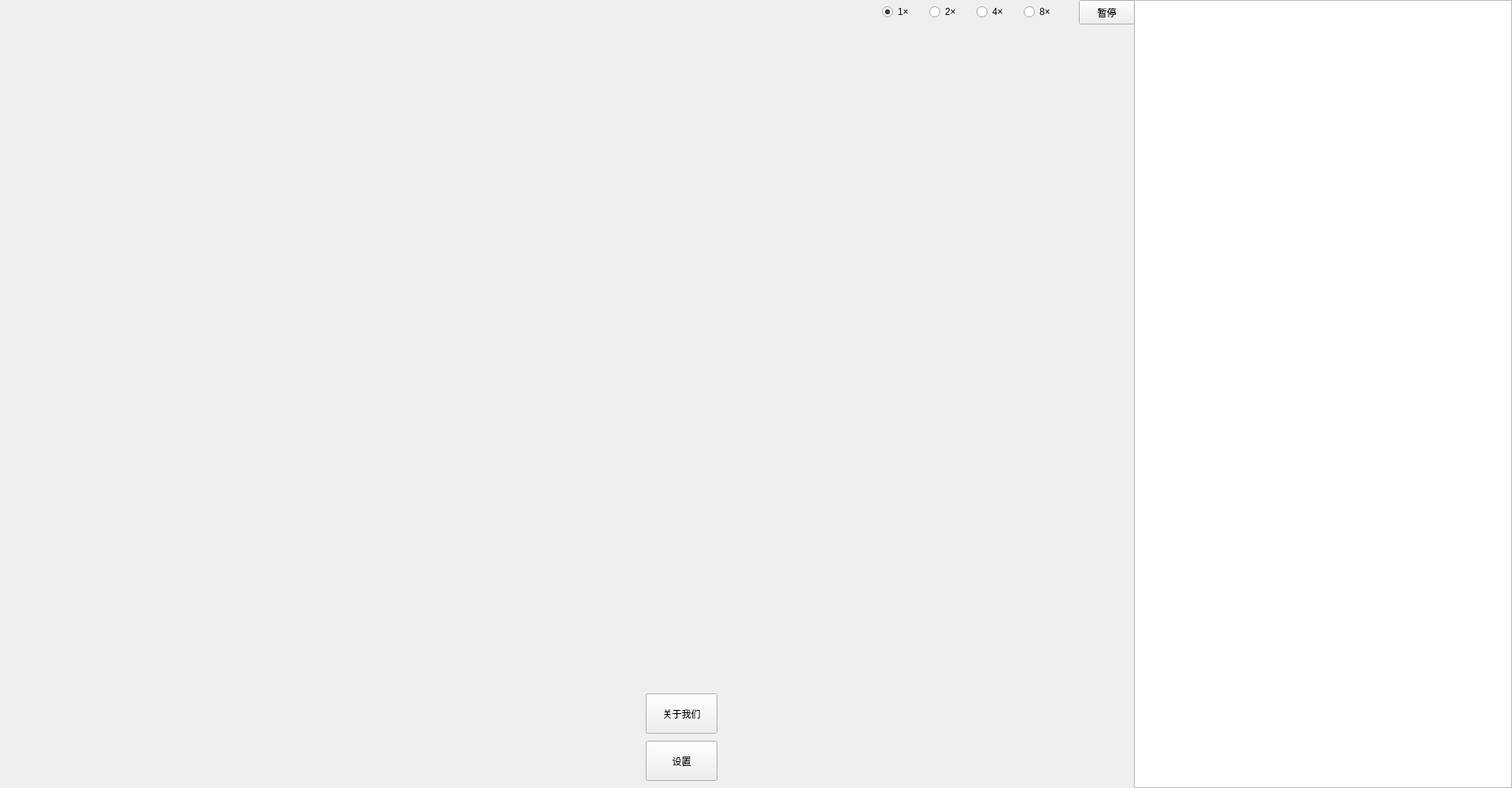
<?xml version="1.0" encoding="UTF-8"?>
<ui version="4.0">
 <class>MainWidget</class>
 <widget class="QWidget" name="MainWidget">
  <property name="geometry">
   <rect>
    <x>0</x>
    <y>0</y>
    <width>1920</width>
    <height>1000</height>
   </rect>
  </property>
  <property name="windowTitle">
   <string>MainWidget</string>
  </property>
  <widget class="QTextBrowser" name="DebugTextBrowser">
   <property name="geometry">
    <rect>
     <x>1440</x>
     <y>0</y>
     <width>480</width>
     <height>1000</height>
    </rect>
   </property>
  </widget>
  <widget class="GameWidget" name="Game" native="true">
   <property name="geometry">
    <rect>
     <x>0</x>
     <y>45</y>
     <width>1440</width>
     <height>751</height>
    </rect>
   </property>
   <widget class="QLabel" name="tipLbl">
    <property name="geometry">
     <rect>
      <x>10</x>
      <y>690</y>
      <width>1401</width>
      <height>41</height>
     </rect>
    </property>
    <property name="font">
     <font>
      <pointsize>12</pointsize>
      <weight>75</weight>
      <bold>true</bold>
     </font>
    </property>
    <property name="text">
     <string/>
    </property>
   </widget>
   <widget class="QLabel" name="statusLbl">
    <property name="enabled">
     <bool>true</bool>
    </property>
    <property name="geometry">
     <rect>
      <x>1160</x>
      <y>660</y>
      <width>281</width>
      <height>101</height>
     </rect>
    </property>
    <property name="maximumSize">
     <size>
      <width>16777213</width>
      <height>16777215</height>
     </size>
    </property>
    <property name="palette">
     <palette>
      <active>
       <colorrole role="WindowText">
        <brush brushstyle="SolidPattern">
         <color alpha="255">
          <red>0</red>
          <green>85</green>
          <blue>255</blue>
         </color>
        </brush>
       </colorrole>
      </active>
      <inactive>
       <colorrole role="WindowText">
        <brush brushstyle="SolidPattern">
         <color alpha="255">
          <red>0</red>
          <green>85</green>
          <blue>255</blue>
         </color>
        </brush>
       </colorrole>
      </inactive>
      <disabled>
       <colorrole role="WindowText">
        <brush brushstyle="SolidPattern">
         <color alpha="255">
          <red>120</red>
          <green>120</green>
          <blue>120</blue>
         </color>
        </brush>
       </colorrole>
      </disabled>
     </palette>
    </property>
    <property name="font">
     <font>
      <family>微软雅黑</family>
      <pointsize>14</pointsize>
     </font>
    </property>
    <property name="text">
     <string/>
    </property>
    <property name="textFormat">
     <enum>Qt::AutoText</enum>
    </property>
    <property name="scaledContents">
     <bool>false</bool>
    </property>
    <property name="alignment">
     <set>Qt::AlignCenter</set>
    </property>
    <property name="margin">
     <number>0</number>
    </property>
   </widget>
  </widget>
  <widget class="SelectWidget" name="selectwidget" native="true">
   <property name="geometry">
    <rect>
     <x>10</x>
     <y>810</y>
     <width>281</width>
     <height>170</height>
    </rect>
   </property>
   <widget class="QLabel" name="objName">
    <property name="geometry">
     <rect>
      <x>10</x>
      <y>10</y>
      <width>191</width>
      <height>31</height>
     </rect>
    </property>
    <property name="font">
     <font>
      <pointsize>12</pointsize>
      <weight>75</weight>
      <bold>true</bold>
     </font>
    </property>
    <property name="text">
     <string/>
    </property>
   </widget>
   <widget class="QLabel" name="objHp">
    <property name="geometry">
     <rect>
      <x>130</x>
      <y>130</y>
      <width>121</width>
      <height>31</height>
     </rect>
    </property>
    <property name="font">
     <font>
      <pointsize>13</pointsize>
      <weight>75</weight>
      <bold>true</bold>
     </font>
    </property>
    <property name="text">
     <string/>
    </property>
   </widget>
   <widget class="QLabel" name="objIcon">
    <property name="geometry">
     <rect>
      <x>10</x>
      <y>50</y>
      <width>111</width>
      <height>111</height>
     </rect>
    </property>
    <property name="text">
     <string/>
    </property>
   </widget>
   <widget class="QLabel" name="objText">
    <property name="geometry">
     <rect>
      <x>170</x>
      <y>60</y>
      <width>101</width>
      <height>31</height>
     </rect>
    </property>
    <property name="font">
     <font>
      <pointsize>13</pointsize>
      <weight>75</weight>
      <bold>true</bold>
     </font>
    </property>
    <property name="text">
     <string/>
    </property>
   </widget>
   <widget class="QLabel" name="objIconSmall">
    <property name="geometry">
     <rect>
      <x>130</x>
      <y>60</y>
      <width>31</width>
      <height>31</height>
     </rect>
    </property>
    <property name="text">
     <string/>
    </property>
   </widget>
  </widget>
  <widget class="ActWidget" name="interact3" native="true">
   <property name="geometry">
    <rect>
     <x>480</x>
     <y>810</y>
     <width>81</width>
     <height>81</height>
    </rect>
   </property>
  </widget>
  <widget class="ActWidget" name="interact2" native="true">
   <property name="geometry">
    <rect>
     <x>390</x>
     <y>810</y>
     <width>81</width>
     <height>81</height>
    </rect>
   </property>
  </widget>
  <widget class="ActWidget" name="interact4" native="true">
   <property name="geometry">
    <rect>
     <x>570</x>
     <y>810</y>
     <width>81</width>
     <height>81</height>
    </rect>
   </property>
  </widget>
  <widget class="ActWidget" name="interact5" native="true">
   <property name="geometry">
    <rect>
     <x>660</x>
     <y>810</y>
     <width>81</width>
     <height>81</height>
    </rect>
   </property>
  </widget>
  <widget class="ActWidget" name="interact6" native="true">
   <property name="geometry">
    <rect>
     <x>300</x>
     <y>900</y>
     <width>81</width>
     <height>81</height>
    </rect>
   </property>
  </widget>
  <widget class="ActWidget" name="interact7" native="true">
   <property name="geometry">
    <rect>
     <x>390</x>
     <y>900</y>
     <width>81</width>
     <height>81</height>
    </rect>
   </property>
  </widget>
  <widget class="ActWidget" name="interact8" native="true">
   <property name="geometry">
    <rect>
     <x>480</x>
     <y>900</y>
     <width>81</width>
     <height>81</height>
    </rect>
   </property>
  </widget>
  <widget class="ActWidget" name="interact1" native="true">
   <property name="geometry">
    <rect>
     <x>300</x>
     <y>810</y>
     <width>81</width>
     <height>81</height>
    </rect>
   </property>
  </widget>
  <widget class="ViewWidget" name="mapView" native="true">
   <property name="geometry">
    <rect>
     <x>914</x>
     <y>810</y>
     <width>513</width>
     <height>177</height>
    </rect>
   </property>
   <widget class="ActWidget" name="interact10" native="true">
    <property name="enabled">
     <bool>false</bool>
    </property>
    <property name="geometry">
     <rect>
      <x>40</x>
      <y>130</y>
      <width>120</width>
      <height>120</height>
     </rect>
    </property>
   </widget>
  </widget>
  <widget class="QLabel" name="resWood">
   <property name="geometry">
    <rect>
     <x>85</x>
     <y>10</y>
     <width>81</width>
     <height>21</height>
    </rect>
   </property>
   <property name="font">
    <font>
     <pointsize>9</pointsize>
     <weight>75</weight>
     <bold>true</bold>
    </font>
   </property>
   <property name="text">
    <string/>
   </property>
  </widget>
  <widget class="QLabel" name="resFood">
   <property name="geometry">
    <rect>
     <x>240</x>
     <y>10</y>
     <width>81</width>
     <height>21</height>
    </rect>
   </property>
   <property name="font">
    <font>
     <pointsize>9</pointsize>
     <weight>75</weight>
     <bold>true</bold>
    </font>
   </property>
   <property name="text">
    <string/>
   </property>
  </widget>
  <widget class="QLabel" name="resGold">
   <property name="geometry">
    <rect>
     <x>395</x>
     <y>10</y>
     <width>81</width>
     <height>21</height>
    </rect>
   </property>
   <property name="font">
    <font>
     <pointsize>9</pointsize>
     <weight>75</weight>
     <bold>true</bold>
    </font>
   </property>
   <property name="text">
    <string/>
   </property>
  </widget>
  <widget class="QLabel" name="resStone">
   <property name="geometry">
    <rect>
     <x>550</x>
     <y>10</y>
     <width>81</width>
     <height>21</height>
    </rect>
   </property>
   <property name="font">
    <font>
     <pointsize>9</pointsize>
     <weight>75</weight>
     <bold>true</bold>
    </font>
   </property>
   <property name="text">
    <string/>
   </property>
  </widget>
  <widget class="QRadioButton" name="radioButton">
   <property name="geometry">
    <rect>
     <x>1120</x>
     <y>0</y>
     <width>61</width>
     <height>30</height>
    </rect>
   </property>
   <property name="text">
    <string>1×</string>
   </property>
   <property name="checked">
    <bool>true</bool>
   </property>
  </widget>
  <widget class="QRadioButton" name="radioButton_2">
   <property name="geometry">
    <rect>
     <x>1180</x>
     <y>0</y>
     <width>61</width>
     <height>30</height>
    </rect>
   </property>
   <property name="text">
    <string>2×</string>
   </property>
  </widget>
  <widget class="QRadioButton" name="radioButton_3">
   <property name="geometry">
    <rect>
     <x>1240</x>
     <y>0</y>
     <width>61</width>
     <height>30</height>
    </rect>
   </property>
   <property name="text">
    <string>4×</string>
   </property>
  </widget>
  <widget class="QRadioButton" name="radioButton_4">
   <property name="enabled">
    <bool>true</bool>
   </property>
   <property name="geometry">
    <rect>
     <x>1300</x>
     <y>0</y>
     <width>61</width>
     <height>30</height>
    </rect>
   </property>
   <property name="contextMenuPolicy">
    <enum>Qt::PreventContextMenu</enum>
   </property>
   <property name="text">
    <string>8×</string>
   </property>
  </widget>
  <widget class="QPushButton" name="interact">
   <property name="geometry">
    <rect>
     <x>820</x>
     <y>880</y>
     <width>91</width>
     <height>51</height>
    </rect>
   </property>
   <property name="text">
    <string>关于我们</string>
   </property>
  </widget>
  <widget class="QPushButton" name="option">
   <property name="geometry">
    <rect>
     <x>820</x>
     <y>940</y>
     <width>91</width>
     <height>51</height>
    </rect>
   </property>
   <property name="text">
    <string>设置</string>
   </property>
  </widget>
  <widget class="QLabel" name="version">
   <property name="geometry">
    <rect>
     <x>690</x>
     <y>910</y>
     <width>121</width>
     <height>61</height>
    </rect>
   </property>
   <property name="palette">
    <palette>
     <active>
      <colorrole role="WindowText">
       <brush brushstyle="SolidPattern">
        <color alpha="255">
         <red>255</red>
         <green>0</green>
         <blue>0</blue>
        </color>
       </brush>
      </colorrole>
     </active>
     <inactive>
      <colorrole role="WindowText">
       <brush brushstyle="SolidPattern">
        <color alpha="255">
         <red>255</red>
         <green>0</green>
         <blue>0</blue>
        </color>
       </brush>
      </colorrole>
     </inactive>
     <disabled>
      <colorrole role="WindowText">
       <brush brushstyle="SolidPattern">
        <color alpha="255">
         <red>120</red>
         <green>120</green>
         <blue>120</blue>
        </color>
       </brush>
      </colorrole>
     </disabled>
    </palette>
   </property>
   <property name="font">
    <font>
     <pointsize>15</pointsize>
     <weight>75</weight>
     <bold>true</bold>
    </font>
   </property>
   <property name="text">
    <string/>
   </property>
  </widget>
  <widget class="QPushButton" name="pause">
   <property name="geometry">
    <rect>
     <x>1370</x>
     <y>0</y>
     <width>71</width>
     <height>31</height>
    </rect>
   </property>
   <property name="text">
    <string>暂停</string>
   </property>
  </widget>
  <widget class="ActWidget" name="interact9" native="true">
   <property name="enabled">
    <bool>false</bool>
   </property>
   <property name="geometry">
    <rect>
     <x>570</x>
     <y>900</y>
     <width>81</width>
     <height>81</height>
    </rect>
   </property>
  </widget>
 </widget>
 <layoutdefault spacing="6" margin="11"/>
 <customwidgets>
  <customwidget>
   <class>GameWidget</class>
   <extends>QWidget</extends>
   <header>GameWidget.h</header>
   <container>1</container>
  </customwidget>
  <customwidget>
   <class>SelectWidget</class>
   <extends>QWidget</extends>
   <header>SelectWidget.h</header>
   <container>1</container>
  </customwidget>
  <customwidget>
   <class>ActWidget</class>
   <extends>QWidget</extends>
   <header>ActWidget.h</header>
   <container>1</container>
  </customwidget>
  <customwidget>
   <class>ViewWidget</class>
   <extends>QWidget</extends>
   <header location="global">ViewWidget.h</header>
   <container>1</container>
  </customwidget>
 </customwidgets>
 <resources/>
 <connections/>
</ui>
